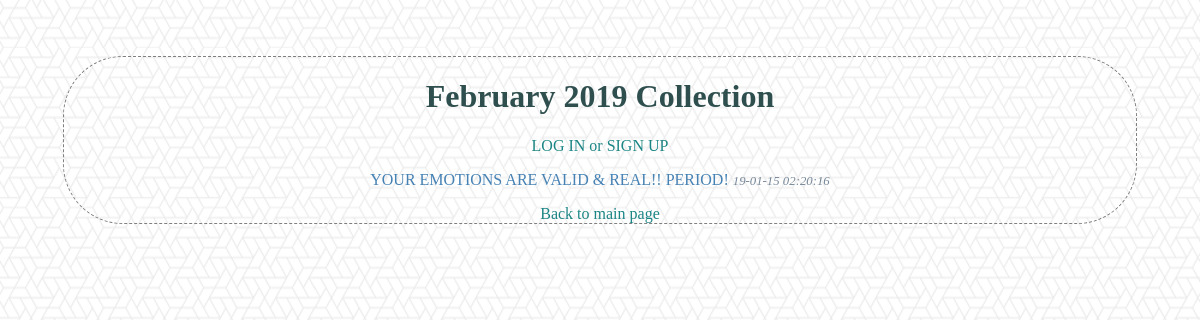
Page /collections/1/list/ on the earlier database version.
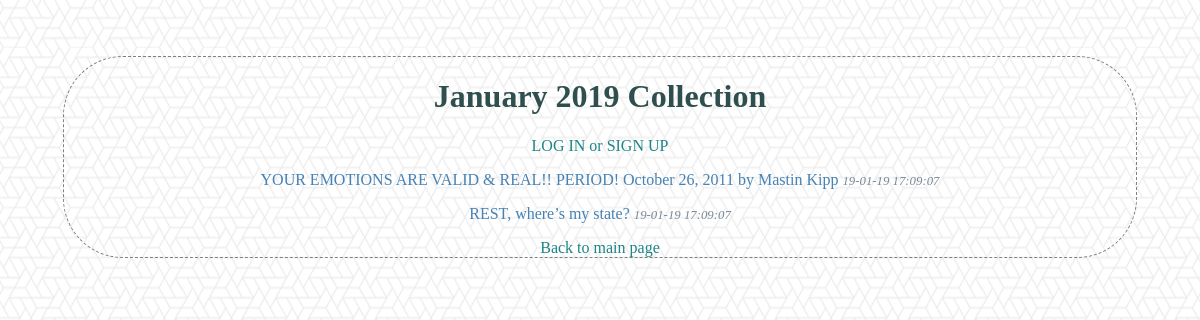
Same page on the later database version.
### database_setup.py (models this page shows, shortened)
class Collection(Base):
    __tablename__ = 'collection'
    id = Column(Integer, primary_key=True)
    name = Column(String(80), nullable=False)
    user_id = Column(Integer, ForeignKey('user.id'))
    user = relationship(User)

class ArticleCollection(Base):
    __tablename__ = 'article_item'
    name = Column(String(350), nullable=False)
    id = Column(Integer, primary_key=True)
    description = Column(String(250))
    date = Column(
        String(80),
        default=datetime.datetime.now().strftime("%y-%m-%d %H:%M:%S"))
    text = Column(Text())
    user_id = Column(Integer, ForeignKey('user.id'))
    user = relationship(User)
    collection_id = Column(Integer, ForeignKey('collection.id'))
    collection = relationship(Collection)

### __init__.py (the view, shortened to what this page needs)
@app.route('/collections/<int:collection_id>/')
@app.route('/collections/<int:collection_id>/list/')
def collectionList(collection_id):
    if 'name' not in login_session:
        collection = session.query(Collection).filter_by(
            id=collection_id).one()
        articles = session.query(ArticleCollection).filter_by(
            collection_id=collection_id)
        return render_template(
            'publiclist.html', articles=articles, collection=collection)

### templates/publiclist.html (shortened to what this page needs)
<!DOCTYPE html>
<html>
    <head>
        <link rel=stylesheet type=text/css href='{{url_for('static', filename='style.css')}}'>
    </head>
    <body>
        <div class="pane">
            <h1 class="header">{{collection.name}}</h1>
            <a class="link" href="{{url_for('showLogin')}}">LOG IN or SIGN UP</a>
            {% if articles %}
            {% for a in articles %}
            <p class="item" >
                <a href="{{url_for('viewArticle', collection_id= collection.id, article_id=a.id )}}">{{ a.name }}</a>
                <label class="dim">{{ a.date }}</label>
            </p>
            {% else %}
            <p class="item" >
                There are no articles yet in {{collection.name}}.
            </p>
            {% endfor %}
            {% endif %}
            <div> <a class="link" href="{{url_for('DefaultCollections')}}">Back to main page </a>  </div>
        </div>
    </body>
</html>

### static/style.css (style rules this page uses)
html { background-image: url('what-the-hex.png'); background-repeat: repeat; margin: 4vw; }
a { color: steelblue; text-decoration-line: none; }
.item { color: steelblue; }
.link { color: rgb(28, 133, 133); }
.header { color: darkslategray; text-transform: capitalize; }
.pane { border: dashed grey 1pt; border-radius: 5vw; text-align: center; display: block; block-size: inherit; height: 95%; margin: 5pt; }
.dim { color: lightslategray; font-weight: 200; font-size: 0.8em; font-style: oblique; }

Differences in the rows shown:
changed Collection: name "February 2019 Collection" → "January 2019 Collection"
changed ArticleCollection: name "YOUR EMOTIONS ARE VALID & REAL!! PERIOD!" → "YOUR EMOTIONS ARE VALID & REAL!! PERIOD! October 26, 2011 by Mastin Kipp"; date "19-01-15 02:20:16" → "19-01-19 17:09:07"
added ArticleCollection: name "REST, where’s my state?", date "19-01-19 17:09:07"
